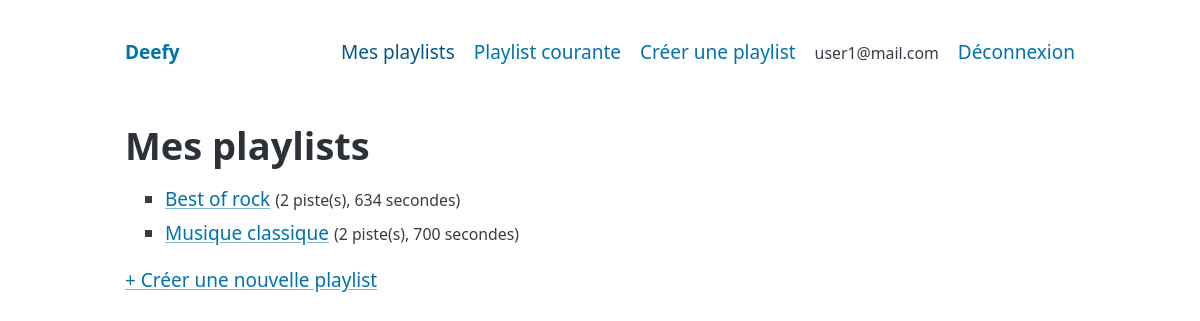
Page /?action=mes-playlists (signed in) on the committed database.
### tables this page shows
CREATE TABLE playlist (
  id int(11) NOT NULL AUTO_INCREMENT,
  nom varchar(100) NOT NULL,
  PRIMARY KEY (id)
);

### index.php (called while the page is built, shortened)
<?php
try {
    $app = (new Dispatcher())
        ->addRoute('default', act\DefaultAction::class)
        ->addRoute('mes-playlists', act\DisplayPlaylistsAction::class)
        ->addRoute('display-playlist', act\DisplayPlaylistAction::class)
        ->addRoute('add-track', act\AddTrackAction::class)
        ->addRoute('add-playlist', act\AddPlaylistAction::class)
        ->addRoute('playlist', act\DisplayPlaylistAction::class)
        ->addRoute('add-user', act\AddUserAction::class)
        ->addRoute('signin', act\SigninAction::class)
        ->addRoute('signout', act\SignoutAction::class);
    $app->run();
} catch (\Throwable $e) {
    http_response_code(500);
}

### src/classes/auth/AuthnProvider.php (called while the page is built, shortened)
<?php
class AuthnProvider
{
    public static function getSignedInUser(): User
    {
        return unserialize($_SESSION['user']);
    }
}

### src/classes/auth/User.php (called while the page is built, shortened)
<?php
class User
{
    public function isAdmin(): bool
    {
        return $this->role >= self::ADMIN_USER;
    }
}

### src/classes/repository/DeefyRepository.php (called while the page is built, shortened)
<?php
class DeefyRepository
{
    private \PDO $pdo;
    private static ?DeefyRepository $instance = null;
    private static array $config = [];
    private function __construct(array $conf)
    {
        $this->pdo = new \PDO($conf['dsn'], $conf['user'], $conf['pass'], [
            \PDO::ATTR_ERRMODE => \PDO::ERRMODE_EXCEPTION,
            \PDO::ATTR_EMULATE_PREPARES => false,
            \PDO::ATTR_STRINGIFY_FETCHES => false,
        ]);
        $this->pdo->exec("SET NAMES 'utf8mb4'");
    }
    public static function setConfig(string $file): void
    {
        $conf = @parse_ini_file($file);
        $driver = $conf['driver'] ?? 'mysql';
        $host = $conf['host'] ?? 'localhost';
        $port = isset($conf['port']) && $conf['port'] !== '' ? ";port={$conf['port']}" : '';
        self::$config = [
            'dsn' => "{$driver}:host={$host}{$port};dbname={$conf['database']};charset=utf8mb4",
            'user' => $conf['username'],
            'pass' => $conf['password'] ?? '',
        ];
    }
    public static function getInstance(): DeefyRepository
    {
        if (is_null(self::$instance)) {
            self::$instance = new DeefyRepository(self::$config);
        }
        return self::$instance;
    }
    public function findPlaylistById(int $id): Playlist
    {
        $stmt = $this->pdo->prepare('SELECT id, nom FROM playlist WHERE id = :id');
        $stmt->execute(['id' => $id]);
        foreach ($stmt as $row) {
            $pl = new Playlist($row['nom'], $this->findTracksOfPlaylist($id));
            $pl->setId($row['id']);
            return $pl;
        }
        throw new RepositoryException("Playlist {$id} introuvable");
    }
    public function findPlaylistsByUser(int $userId): array
    {
        $stmt = $this->pdo->prepare(
            'SELECT p.id FROM playlist p
               INNER JOIN user2playlist u ON u.id_pl = p.id
              WHERE u.id_user = :user
              ORDER BY p.nom'
        );
        $stmt->execute(['user' => $userId]);
        $playlists = [];
        foreach ($stmt as $row) {
            $playlists[] = $this->findPlaylistById($row['id']);
        }
        return $playlists;
    }
    private function findTracksOfPlaylist(int $playlistId): array
    {
        $stmt = $this->pdo->prepare(
            'SELECT t.* FROM track t
               INNER JOIN playlist2track p2t ON p2t.id_track = t.id
              WHERE p2t.id_pl = :pl
              ORDER BY p2t.no_piste_dans_liste'
        );
        $stmt->execute(['pl' => $playlistId]);
        $tracks = [];
        foreach ($stmt as $row) {
            $tracks[] = $this->rowToTrack($row);
        }
        return $tracks;
    }
    private function rowToTrack(array $row): AudioTrack
    {
        $chemin = is_null($row['filename']) || $row['filename'] === '' ? '' : self::AUDIO_DIR . $row['filename'];
        if ($row['type'] === 'P') {
            $t = new PodcastTrack($row['titre'], $chemin);
            $t->setAuteur($row['auteur_podcast'] ?? '');
            $t->setDate($row['date_posdcast'] ?? '');
        } else {
            $t = new AlbumTrack($row['titre'], $chemin, $row['titre_album'] ?? '', $row['numero_album'] ?? 0);
            $t->setArtiste($row['artiste_album'] ?? '');
            $t->setAnnee($row['annee_album'] ?? 0);
        }
        $t->setId($row['id']);
        $t->setGenre($row['genre'] ?? '');
        $t->setDuree($row['duree'] ?? 0);
        return $t;
    }
}

### src/classes/audio/lists/AudioList.php (called while the page is built, shortened)
<?php
class AudioList
{
    protected array $pistes = [];
    public function __construct(string $nom, array $pistes = [])
    {
        $this->nom = $nom;
        $this->pistes = $pistes;
    }
    public function __get(string $name): mixed
    {
        if (property_exists($this, $name)) {
            return $this->$name;
        }
        throw new InvalidPropertyNameException("invalid property : {$name}");
    }
    public function setId(int $id): void
    {
        $this->id = $id;
    }
    protected function recalculer(): void
    {
        $this->nbPistes = count($this->pistes);
    }
}

### src/classes/audio/tracks/AudioTrack.php (called while the page is built, shortened)
<?php
class AudioTrack
{
    public function __get(string $name): mixed
    {
        if (property_exists($this, $name)) {
            return $this->$name;
        }
        throw new InvalidPropertyNameException("invalid property : {$name}");
    }
    public function setDuree(int $duree): void
    {
        $this->duree = $duree;
    }
}

### src/classes/action/DisplayPlaylistsAction.php (the view, shortened to what this page needs)
<?php
class DisplayPlaylistsAction extends Action
{
    public function execute(): string
    {
        $user = AuthnProvider::getSignedInUser();
        $repo = DeefyRepository::getInstance();
        $playlists = $user->isAdmin() ? $repo->findAllPlaylists() : $repo->findPlaylistsByUser($user->id);
        $html = '<h1>' . ($user->isAdmin() ? 'Toutes les playlists' : 'Mes playlists') . '</h1>';
        $html = $html . '<ul>';
        foreach ($playlists as $pl) {
            $html = $html . '<li><a href="?action=display-playlist&amp;id=' . $pl->id . '">' . $pl->nom . '</a>'
                . ' <small>(' . $pl->nbPistes . ' piste(s), '
                . $pl->dureeTotale . ' secondes)</small></li>';
        }
        return $html . '</ul><p><a href="?action=add-playlist">+ Créer une nouvelle playlist</a></p>';
    }
}

### rows in the picture
playlist: nom "Best of rock"
playlist: nom "Musique classique", id "2"

### other values in the picture
$label "Mes playlists Playlist courante Créer une playlist Déconnexion"
$user->email "user1@mail.com"
$pl->nbPistes "2"
$pl->dureeTotale "634 700"
